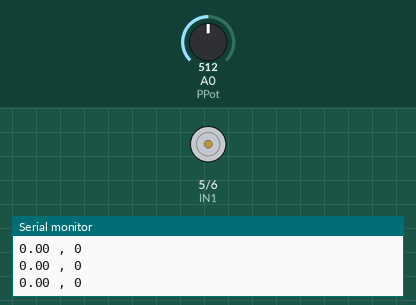
Recording of a sketch running on a simulated Arduino Uno, built with avr-gcc and run on an emulated ATmega328P. Shown: motor-driver pin pairs drawn as motors (green arrow = first pin HIGH = forward, orange = second pin HIGH = backward, longer = more drive, scaled by the enable pin), the last lines printed to the serial monitor. The test bench sets the inputs (shaded band); at power-on: A0 (PPot) = 512.

Above: at 1.2 s.
1.3 s: A0 (PPot) set to 525
2.8 s: A0 (PPot) set to 562
At 4.0 s:
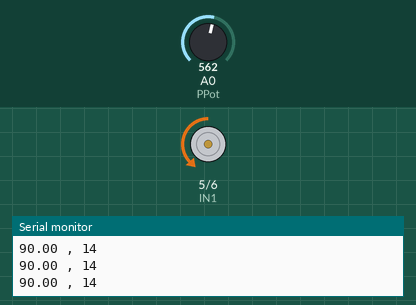
4.3 s: A0 (PPot) set to 680
7.3 s: A0 (PPot) set to 709
At 8.3 s:
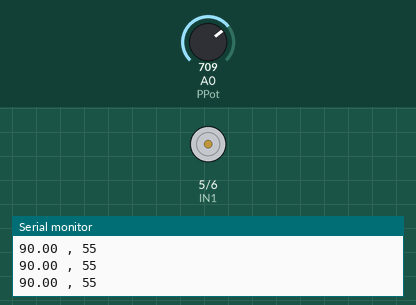
Timing chart, 0 to 9.8 s (numbered marks = the images above; inputs shaded):
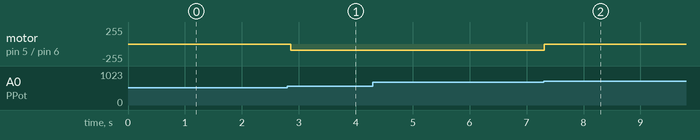

Measured:
- the behaviour switches between 546 and 547 on A0 (PPot) (found by bisection; images 0 and 1)
- the behaviour switches between 691 and 692 on A0 (PPot) (found by bisection; images 1 and 2)
- after the input at 2.8 s, motor on pin 5 (IN1) / pin 6 (IN2): stopped → backward 90/255 after 0.06 s
- after the input at 7.3 s, motor on pin 5 (IN1) / pin 6 (IN2): backward 90/255 → stopped at once

The sketch:

TEST1.ino
```cpp
#include<PID_v1.h>
double Setpoint, Input, Output;
double kp = 100, ki = 0, kd =20;
PID myPID(&Input, &Output, &Setpoint, kp, ki, kd, 1);

int PPot = A0;
int pot = 0;
int IN1 = 5;
int IN2 = 6;
int ENA = 11;

void setup() {
  // put your setup code here, to run once:
  Serial.begin(9600);
  pinMode(PPot, INPUT);
  pinMode(IN1, OUTPUT);
  pinMode(IN2, OUTPUT);
  pinMode(ENA, OUTPUT);
  Input = analogRead(PPot);
  Setpoint = 0; //pendolo sta dritto
  myPID.SetMode(AUTOMATIC);
  myPID.SetOutputLimits(-90,90);

}

void loop() {
  // put your main code here, to run repeatedly:
  pot = map(analogRead(PPot),0,1023,-145,145);
  Input = pot;
  myPID.Compute();
  Serial.print(Output);
  Serial.print(" , ");
  Serial.print(pot);
  Serial.println();


  if(-40 < pot && pot < 0)    // SI MUOVE A SINISTRA
  {
    digitalWrite(IN1, HIGH);
    digitalWrite(IN2, LOW);
    analogWrite(ENA,abs(Output));
  //  Serial.println(Output);
  }
  if(0 < pot && pot < 50){    // SI MUOVE A DESTRA
    digitalWrite(IN1, LOW);
    digitalWrite(IN2, HIGH);
    analogWrite(ENA,abs(Output));
  //  Serial.println(Output);
  }
  if( pot < -50 ||  pot > 50 ){
    digitalWrite(IN1, LOW);
    digitalWrite(IN2, LOW);
  }
  if(pot < 5 && pot > -5)
  {
    digitalWrite(IN1, LOW);
    digitalWrite(IN2, LOW);
  }
}
```
